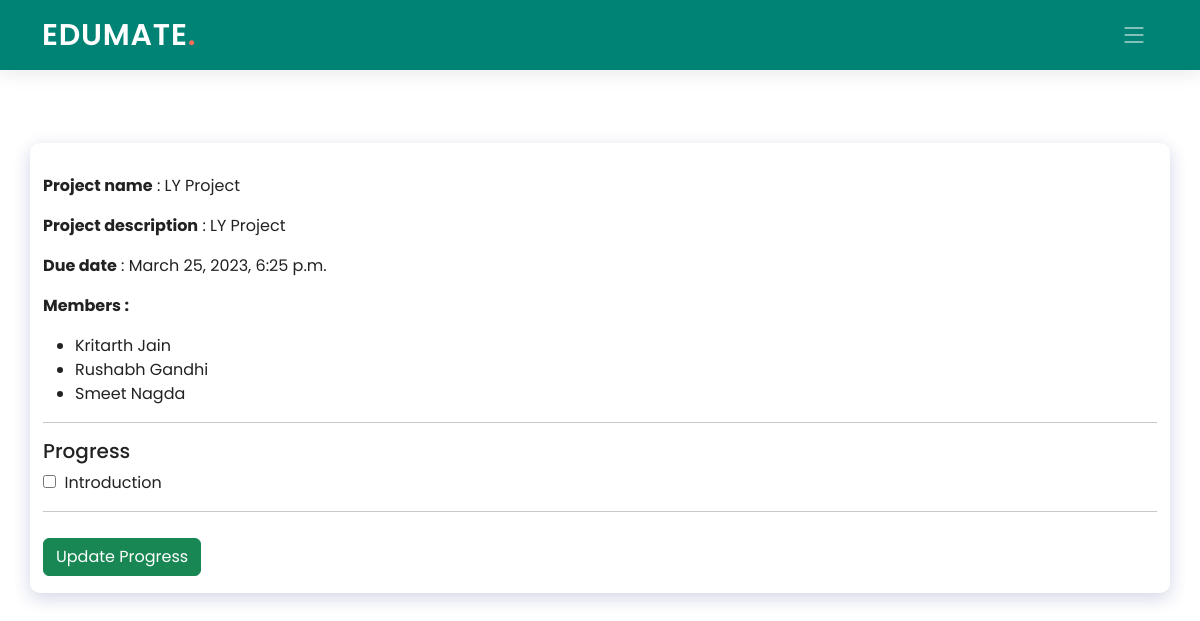
The app's page /student/1/classroom/PPJ8YI/projecttrack/1/ with its own data.
### Teacher/models.py (models this page shows, shortened)
class Project(models.Model):
    pro_id = models.AutoField(primary_key=True)
    class_code = models.ForeignKey(ClassTeachers, on_delete=models.CASCADE, blank=True, null=True)
    proj_name = models.CharField(max_length=100)
    proj_desc = models.CharField(max_length=300)
    proj_due = models.DateTimeField(default=datetime.now)
    prog_check = models.CharField(max_length=500)
    num_studs = models.IntegerField(default=2)
    class Meta:
        db_table = "Project"

class Members(models.Model):
    mem_id = models.AutoField(primary_key=True)
    group_id = models.ForeignKey(Groups, on_delete=models.CASCADE, blank=True, null=True)
    stud_id = models.ForeignKey("Edumate_app.Students", on_delete=models.CASCADE, blank=True, null=True)
    class Meta:
        db_table = "Members"

### Edumate_app/models.py (models this page shows, shortened)
class Students(models.Model):
    stud_id = models.AutoField(primary_key=True)
    name = models.CharField(max_length=100)
    email = models.EmailField(max_length=50)
    password = models.CharField(max_length=50)
    is_change = models.IntegerField(default=0)
    class Meta:
        db_table = "Students"

### Student/views.py (the view, shortened to what this page needs)
# urls.py: path('classroom/<pk2>/projecttrack/<pk3>/', views.single_project, name='single_project'),
def single_project(request, pk, pk2, pk3):
    project=Project.objects.get(pro_id=pk3)
    checks=project.prog_check.split("\r")
    group=Groups.objects.filter(pro_id=pk3)
    final_group=None
    members=None
    prog_value=None
    for i in group:
        member=Members.objects.filter(group_id=i.group_id, stud_id=pk)
        if member:
            final_group=i
            members=Members.objects.filter(group_id=i.group_id)
            temp=Progress.objects.filter(group_id=i.group_id)
            if temp:
                prog_value=temp[0].prog
            else:
                t=""
                for j in checks:
                    if j:
                        t=t+"b"
                prog_value=t
            break
    return render(request, 'Student/single_project.html', {'pk': pk, 'pk2': pk2, 'pk3': pk3, 'project': project, 'group': final_group, 'members': members, 'check': zip(checks, list(prog_value))})

### Student/templates/Student/single_project.html (shortened to what this page needs)
{% extends './base_student.html' %}
{% load static %}
{% block navbar %}
  <header id="header" class="header d-flex align-items-center">
    <div class="container-fluid container-xl d-flex align-items-center justify-content-between">
      <a href="#" class="logo d-flex align-items-center">
        <h1>EDUMATE<span>.</span></h1>
      </a>
      <i class="mobile-nav-toggle mobile-nav-show bi bi-list"></i>
    </div>
  </header>
  {% endblock navbar %}
  {% block content %}
  <div class="container">
    <div class="row" style="display: flex;
    flex-direction: row;
    flex-wrap: wrap;
    justify-content: space-evenly;
    height: 80vh;
    align-items: center;">
    <div class="main-content" style="background: rgba( 255, 255, 255, 0.25 );
      box-shadow: 0 5px 18px 0 rgba(26, 38, 135, 0.20 );
      backdrop-filter: blur( 4px );
      -webkit-backdrop-filter: blur( 4px );
      border-radius: 10px;
      border: 1px solid rgba( 255, 255, 255, 0.18 );">
        <div>
          <p style="padding-top: 30px"><b>Project name</b> : {{ project.proj_name }}</p>
          <p><b>Project description</b> : {{ project.proj_desc }}</p>
          <p><b>Due date</b> : {{ project.proj_due }}</p>
          <p><b>Members : </b></p>
          <div>
            <ul>
              {% for i in members %}
                <li>{{ i.stud_id.name }}</li>
              {% endfor %}
            </ul>
          </div>
        </div>
        <hr />
        <h5>Progress</h5>
          <form method="post" action="#" enctype="multipart/form-data" >
            {% for i, j in check %}
            {% if j == 'a' %}
            <input type="checkbox" name="checks_{{forloop.counter}}" checked />&nbsp; {{ i }}
            {% else %}
            <input type="checkbox" name="checks_{{forloop.counter}}" />&nbsp; {{ i }}
            {% endif %}
            <br>
            {% endfor %}
            <hr />
            <button class="btn btn-success" style="margin-top: 10px" type="submit">Update Progress</button>
          </form>
      </div>
    </div>
  </div>
  {% endblock content %}

### Edumate_app/static/Edumate_app/assets/css/index.css (style rules this page uses)
:root { --font-default: "Open Sans", system-ui, -apple-system, "Segoe UI", Roboto, "Helvetica Neue", Arial, "Noto Sans", "Liberation Sans", sans-serif, "Apple Color Emoji", "Segoe UI Emoji", "Segoe UI Symbol", "Noto Color Emoji"; --font-primary: "Poppins", sans-serif; --font-secondary: "Poppins", sans-serif; }
:root { --color-default: #222222; --color-primary: #008374; --color-secondary: #f85a40; }
:root { scroll-behavior: smooth; }
body { font-family: var(--font-primary); color: var(--color-default); }
a { color: var(--color-primary); text-decoration: none; }
h1, h2, h3, h4, h5, h6 { font-family: var(--font-primary); }
.header { z-index: 997; height: 90px; background-color: var(--color-primary); }
.header.sticked { position: fixed; top: 0; right: 0; left: 0; height: 70px; box-shadow: 0px 2px 20px rgba(0, 0, 0, 0.1); }
.header .logo h1 { font-size: 30px; margin: 0; font-weight: 600; letter-spacing: 0.8px; color: #fff; font-family: var(--font-primary); }
.header .logo h1 span { color: #f96f59; }
@media (max-width: 1279px) { .mobile-nav-show { color: rgba(255, 255, 255, 0.6); font-size: 28px; cursor: pointer; line-height: 0; transition: 0.5s; z-index: 9999; margin-right: 10px; } }

### records on screen
Project: proj_name "LY Project", proj_desc "LY Project", proj_due "March 25, 2023, 6:25 p.m.", check "Introduction"
Members: stud_id.name "Kritarth Jain"
Members: stud_id.name "Rushabh Gandhi"
Members: stud_id.name "Smeet Nagda"
